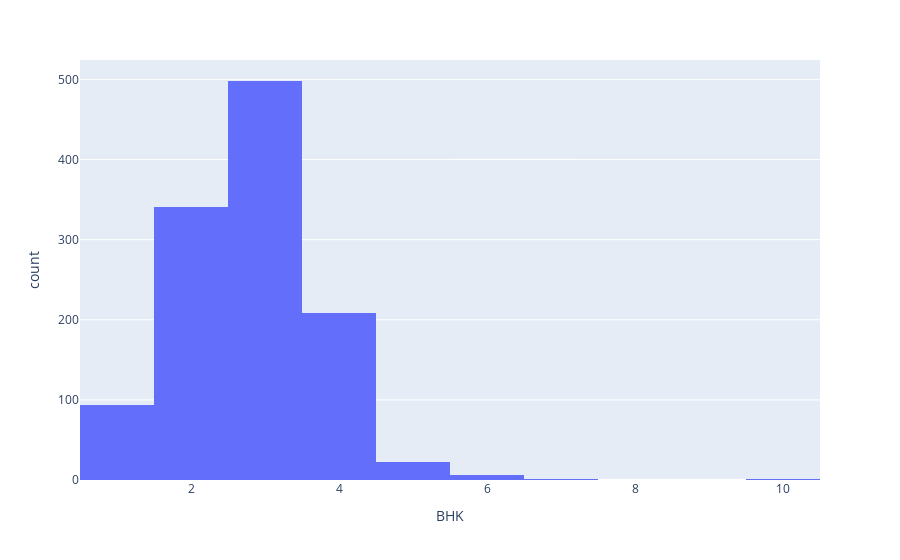

The notebook cell this image was saved under:
### Code cell
px.histogram(df1,x='BHK')

### Figure 1 — Plotly figure (JSON) as saved in the notebook; plotly's stock layout.template omitted (floating-point values rounded to 4 significant figures; data arrays with more than 128 entries replaced by an {"elided": "..."} marker saying what was removed)
{"data": [{"alignmentgroup": "True", "bingroup": "x", "hovertemplate": "BHK=%{x}<br>count=%{y}<extra></extra>", "legendgroup": "", "marker": {"color": "#636efa", "pattern": {"shape": ""}}, "name": "", "offsetgroup": "", "orientation": "v", "showlegend": false, "type": "histogram", "x": {"elided": "1170 int values"}, "xaxis": "x", "yaxis": "y"}], "layout": {"autosize": true, "barmode": "relative", "legend": {"tracegroupgap": 0}, "margin": {"t": 60}, "xaxis": {"anchor": "y", "autorange": true, "domain": [0, 1], "range": [0.5, 10.5], "title": {"text": "BHK"}, "type": "linear"}, "yaxis": {"anchor": "x", "autorange": true, "domain": [0, 1], "range": [0, 524.2], "title": {"text": "count"}}}}
